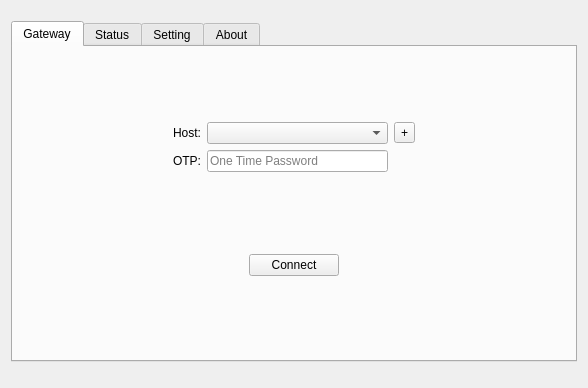
<?xml version="1.0" encoding="UTF-8"?>
<ui version="4.0">
 <class>AnyLink</class>
 <widget class="QWidget" name="AnyLink">
  <property name="geometry">
   <rect>
    <x>0</x>
    <y>0</y>
    <width>588</width>
    <height>388</height>
   </rect>
  </property>
  <property name="sizePolicy">
   <sizepolicy hsizetype="Preferred" vsizetype="Preferred">
    <horstretch>0</horstretch>
    <verstretch>0</verstretch>
   </sizepolicy>
  </property>
  <property name="windowTitle">
   <string/>
  </property>
  <layout class="QVBoxLayout" name="verticalLayout_5">
   <property name="topMargin">
    <number>6</number>
   </property>
   <property name="bottomMargin">
    <number>6</number>
   </property>
   <item>
    <spacer name="topSpacer">
     <property name="orientation">
      <enum>Qt::Vertical</enum>
     </property>
     <property name="sizeType">
      <enum>QSizePolicy::Fixed</enum>
     </property>
     <property name="sizeHint" stdset="0">
      <size>
       <width>20</width>
       <height>15</height>
      </size>
     </property>
    </spacer>
   </item>
   <item>
    <widget class="QTabWidget" name="tabWidget">
     <property name="tabShape">
      <enum>QTabWidget::Rounded</enum>
     </property>
     <property name="currentIndex">
      <number>0</number>
     </property>
     <property name="documentMode">
      <bool>false</bool>
     </property>
     <widget class="QWidget" name="tabGateway">
      <attribute name="title">
       <string>Gateway</string>
      </attribute>
      <layout class="QGridLayout" name="gridLayout">
       <item row="0" column="0" rowspan="2">
        <spacer name="verticalSpacer_3">
         <property name="orientation">
          <enum>Qt::Vertical</enum>
         </property>
         <property name="sizeHint" stdset="0">
          <size>
           <width>20</width>
           <height>40</height>
          </size>
         </property>
        </spacer>
       </item>
       <item row="0" column="1" colspan="2">
        <spacer name="horizontalSpacer_14">
         <property name="orientation">
          <enum>Qt::Horizontal</enum>
         </property>
         <property name="sizeHint" stdset="0">
          <size>
           <width>74</width>
           <height>20</height>
          </size>
         </property>
        </spacer>
       </item>
       <item row="0" column="3">
        <widget class="Loading" name="progressBar" native="true">
         <property name="minimumSize">
          <size>
           <width>90</width>
           <height>60</height>
          </size>
         </property>
        </widget>
       </item>
       <item row="0" column="4" colspan="2">
        <spacer name="horizontalSpacer_15">
         <property name="orientation">
          <enum>Qt::Horizontal</enum>
         </property>
         <property name="sizeHint" stdset="0">
          <size>
           <width>74</width>
           <height>20</height>
          </size>
         </property>
        </spacer>
       </item>
       <item row="0" column="6" rowspan="2">
        <spacer name="verticalSpacer_10">
         <property name="orientation">
          <enum>Qt::Vertical</enum>
         </property>
         <property name="sizeHint" stdset="0">
          <size>
           <width>20</width>
           <height>40</height>
          </size>
         </property>
        </spacer>
       </item>
       <item row="1" column="2" rowspan="2" colspan="3">
        <layout class="QHBoxLayout" name="horizontalLayout">
         <item>
          <layout class="QGridLayout" name="gridLayout_2">
           <item row="0" column="1">
            <widget class="QToolButton" name="buttonProfile">
             <property name="text">
              <string>+</string>
             </property>
            </widget>
           </item>
           <item row="1" column="1">
            <spacer name="verticalSpacer_2">
             <property name="orientation">
              <enum>Qt::Vertical</enum>
             </property>
             <property name="sizeHint" stdset="0">
              <size>
               <width>20</width>
               <height>18</height>
              </size>
             </property>
            </spacer>
           </item>
           <item row="0" column="0" rowspan="2">
            <layout class="QFormLayout" name="formLayout">
             <item row="0" column="0">
              <widget class="QLabel" name="label_2">
               <property name="text">
                <string>Host:</string>
               </property>
              </widget>
             </item>
             <item row="0" column="1">
              <widget class="QComboBox" name="comboBoxHost">
               <property name="minimumSize">
                <size>
                 <width>150</width>
                 <height>0</height>
                </size>
               </property>
               <property name="frame">
                <bool>true</bool>
               </property>
              </widget>
             </item>
             <item row="1" column="0">
              <widget class="QLabel" name="label">
               <property name="text">
                <string>OTP:</string>
               </property>
              </widget>
             </item>
             <item row="1" column="1">
              <widget class="QLineEdit" name="lineEditOTP">
               <property name="frame">
                <bool>true</bool>
               </property>
               <property name="echoMode">
                <enum>QLineEdit::Password</enum>
               </property>
               <property name="placeholderText">
                <string>One Time Password</string>
               </property>
              </widget>
             </item>
            </layout>
           </item>
          </layout>
         </item>
        </layout>
       </item>
       <item row="2" column="0" colspan="2">
        <spacer name="horizontalSpacer_3">
         <property name="orientation">
          <enum>Qt::Horizontal</enum>
         </property>
         <property name="sizeHint" stdset="0">
          <size>
           <width>74</width>
           <height>20</height>
          </size>
         </property>
        </spacer>
       </item>
       <item row="2" column="5" colspan="2">
        <spacer name="horizontalSpacer_5">
         <property name="orientation">
          <enum>Qt::Horizontal</enum>
         </property>
         <property name="sizeHint" stdset="0">
          <size>
           <width>74</width>
           <height>20</height>
          </size>
         </property>
        </spacer>
       </item>
       <item row="3" column="3">
        <spacer name="verticalSpacer">
         <property name="orientation">
          <enum>Qt::Vertical</enum>
         </property>
         <property name="sizeHint" stdset="0">
          <size>
           <width>20</width>
           <height>23</height>
          </size>
         </property>
        </spacer>
       </item>
       <item row="4" column="0" colspan="3">
        <spacer name="horizontalSpacer">
         <property name="orientation">
          <enum>Qt::Horizontal</enum>
         </property>
         <property name="sizeHint" stdset="0">
          <size>
           <width>157</width>
           <height>17</height>
          </size>
         </property>
        </spacer>
       </item>
       <item row="4" column="3">
        <widget class="QPushButton" name="buttonConnect">
         <property name="text">
          <string>Connect</string>
         </property>
        </widget>
       </item>
       <item row="4" column="4" colspan="3">
        <spacer name="horizontalSpacer_2">
         <property name="orientation">
          <enum>Qt::Horizontal</enum>
         </property>
         <property name="sizeHint" stdset="0">
          <size>
           <width>157</width>
           <height>17</height>
          </size>
         </property>
        </spacer>
       </item>
       <item row="5" column="3">
        <spacer name="verticalSpacer_4">
         <property name="orientation">
          <enum>Qt::Vertical</enum>
         </property>
         <property name="sizeHint" stdset="0">
          <size>
           <width>20</width>
           <height>39</height>
          </size>
         </property>
        </spacer>
       </item>
      </layout>
     </widget>
     <widget class="QWidget" name="tabStatus">
      <attribute name="title">
       <string>Status</string>
      </attribute>
      <layout class="QGridLayout" name="gridLayout_3">
       <item row="0" column="0" colspan="3">
        <layout class="QHBoxLayout" name="horizontalLayout_5">
         <item>
          <layout class="QVBoxLayout" name="verticalLayout_2">
           <item>
            <widget class="QLabel" name="label_3">
             <property name="text">
              <string>Channel Type:</string>
             </property>
            </widget>
           </item>
           <item>
            <widget class="QLabel" name="label_8">
             <property name="text">
              <string>TLS CipherSuite:</string>
             </property>
            </widget>
           </item>
           <item>
            <widget class="QLabel" name="label_9">
             <property name="text">
              <string>DTLS CipherSuite:</string>
             </property>
            </widget>
           </item>
           <item>
            <widget class="QLabel" name="label_17">
             <property name="text">
              <string>DTLS Port:</string>
             </property>
            </widget>
           </item>
           <item>
            <widget class="QLabel" name="label_4">
             <property name="text">
              <string>Server Address:</string>
             </property>
            </widget>
           </item>
           <item>
            <widget class="QLabel" name="label_6">
             <property name="text">
              <string>Local Address:</string>
             </property>
            </widget>
           </item>
           <item>
            <widget class="QLabel" name="label_5">
             <property name="text">
              <string>VPN Address:</string>
             </property>
            </widget>
           </item>
           <item>
            <widget class="QLabel" name="label_7">
             <property name="text">
              <string>MTU:</string>
             </property>
            </widget>
           </item>
           <item>
            <widget class="QLabel" name="label_10">
             <property name="text">
              <string>DNS:</string>
             </property>
            </widget>
           </item>
          </layout>
         </item>
         <item>
          <layout class="QVBoxLayout" name="verticalLayout_3">
           <item>
            <widget class="QLabel" name="labelChannelType">
             <property name="text">
              <string notr="true"/>
             </property>
             <property name="alignment">
              <set>Qt::AlignRight|Qt::AlignTrailing|Qt::AlignVCenter</set>
             </property>
             <property name="textInteractionFlags">
              <set>Qt::LinksAccessibleByMouse|Qt::TextSelectableByMouse</set>
             </property>
            </widget>
           </item>
           <item>
            <widget class="QLabel" name="labelTlsCipherSuite">
             <property name="text">
              <string notr="true"/>
             </property>
             <property name="alignment">
              <set>Qt::AlignRight|Qt::AlignTrailing|Qt::AlignVCenter</set>
             </property>
             <property name="textInteractionFlags">
              <set>Qt::LinksAccessibleByMouse|Qt::TextSelectableByMouse</set>
             </property>
            </widget>
           </item>
           <item>
            <widget class="QLabel" name="labelDtlsCipherSuite">
             <property name="text">
              <string notr="true"/>
             </property>
             <property name="alignment">
              <set>Qt::AlignRight|Qt::AlignTrailing|Qt::AlignVCenter</set>
             </property>
             <property name="textInteractionFlags">
              <set>Qt::LinksAccessibleByMouse|Qt::TextSelectableByMouse</set>
             </property>
            </widget>
           </item>
           <item>
            <widget class="QLabel" name="labelDTLSPort">
             <property name="text">
              <string notr="true"/>
             </property>
             <property name="alignment">
              <set>Qt::AlignRight|Qt::AlignTrailing|Qt::AlignVCenter</set>
             </property>
             <property name="textInteractionFlags">
              <set>Qt::LinksAccessibleByMouse|Qt::TextSelectableByMouse</set>
             </property>
            </widget>
           </item>
           <item>
            <widget class="QLabel" name="labelServerAddress">
             <property name="text">
              <string notr="true"/>
             </property>
             <property name="alignment">
              <set>Qt::AlignRight|Qt::AlignTrailing|Qt::AlignVCenter</set>
             </property>
             <property name="textInteractionFlags">
              <set>Qt::LinksAccessibleByMouse|Qt::TextSelectableByMouse</set>
             </property>
            </widget>
           </item>
           <item>
            <widget class="QLabel" name="labelLocalAddress">
             <property name="text">
              <string notr="true"/>
             </property>
             <property name="alignment">
              <set>Qt::AlignRight|Qt::AlignTrailing|Qt::AlignVCenter</set>
             </property>
             <property name="textInteractionFlags">
              <set>Qt::LinksAccessibleByMouse|Qt::TextSelectableByMouse</set>
             </property>
            </widget>
           </item>
           <item>
            <widget class="QLabel" name="labelVPNAddress">
             <property name="text">
              <string notr="true"/>
             </property>
             <property name="alignment">
              <set>Qt::AlignRight|Qt::AlignTrailing|Qt::AlignVCenter</set>
             </property>
             <property name="textInteractionFlags">
              <set>Qt::LinksAccessibleByMouse|Qt::TextSelectableByMouse</set>
             </property>
            </widget>
           </item>
           <item>
            <widget class="QLabel" name="labelMTU">
             <property name="text">
              <string notr="true"/>
             </property>
             <property name="alignment">
              <set>Qt::AlignRight|Qt::AlignTrailing|Qt::AlignVCenter</set>
             </property>
             <property name="textInteractionFlags">
              <set>Qt::LinksAccessibleByMouse|Qt::TextSelectableByMouse</set>
             </property>
            </widget>
           </item>
           <item>
            <widget class="QLabel" name="labelDNS">
             <property name="text">
              <string notr="true"/>
             </property>
             <property name="alignment">
              <set>Qt::AlignRight|Qt::AlignTrailing|Qt::AlignVCenter</set>
             </property>
             <property name="textInteractionFlags">
              <set>Qt::LinksAccessibleByMouse|Qt::TextSelectableByMouse</set>
             </property>
            </widget>
           </item>
          </layout>
         </item>
        </layout>
       </item>
       <item row="1" column="1">
        <spacer name="verticalSpacer_5">
         <property name="orientation">
          <enum>Qt::Vertical</enum>
         </property>
         <property name="sizeHint" stdset="0">
          <size>
           <width>20</width>
           <height>5</height>
          </size>
         </property>
        </spacer>
       </item>
       <item row="2" column="0">
        <spacer name="horizontalSpacer_6">
         <property name="orientation">
          <enum>Qt::Horizontal</enum>
         </property>
         <property name="sizeHint" stdset="0">
          <size>
           <width>139</width>
           <height>20</height>
          </size>
         </property>
        </spacer>
       </item>
       <item row="2" column="1">
        <widget class="QPushButton" name="buttonDetails">
         <property name="enabled">
          <bool>false</bool>
         </property>
         <property name="text">
          <string>Details</string>
         </property>
        </widget>
       </item>
       <item row="2" column="2">
        <spacer name="horizontalSpacer_7">
         <property name="orientation">
          <enum>Qt::Horizontal</enum>
         </property>
         <property name="sizeHint" stdset="0">
          <size>
           <width>138</width>
           <height>20</height>
          </size>
         </property>
        </spacer>
       </item>
      </layout>
     </widget>
     <widget class="QWidget" name="tabSetting">
      <attribute name="title">
       <string>Setting</string>
      </attribute>
      <layout class="QGridLayout" name="gridLayout_4">
       <item row="3" column="0">
        <spacer name="verticalSpacer_9">
         <property name="orientation">
          <enum>Qt::Vertical</enum>
         </property>
         <property name="sizeHint" stdset="0">
          <size>
           <width>20</width>
           <height>125</height>
          </size>
         </property>
        </spacer>
       </item>
       <item row="0" column="0">
        <layout class="QVBoxLayout" name="verticalLayout_4">
         <item>
          <widget class="QCheckBox" name="checkBoxAutoStart">
           <property name="text">
            <string>Launch AnyLink on system startup</string>
           </property>
          </widget>
         </item>
         <item>
          <widget class="QCheckBox" name="checkBoxAutoLogin">
           <property name="text">
            <string>Connect to the last used VPN when AnyLink is started</string>
           </property>
          </widget>
         </item>
         <item>
          <widget class="QCheckBox" name="checkBoxMinimize">
           <property name="text">
            <string>Minimize AnyLink on VPN connect</string>
           </property>
          </widget>
         </item>
         <item>
          <widget class="QCheckBox" name="checkBoxBlock">
           <property name="text">
            <string>Block connections to untrusted servers</string>
           </property>
          </widget>
         </item>
         <item>
          <widget class="QCheckBox" name="checkBoxDebug">
           <property name="text">
            <string>Enable Debug logging</string>
           </property>
          </widget>
         </item>
         <item>
          <widget class="QCheckBox" name="checkBoxCiscoCompat">
           <property name="text">
            <string>Cisco Protocol Compatibility</string>
           </property>
          </widget>
         </item>
         <item>
          <widget class="QCheckBox" name="checkBoxDtls">
           <property name="text">
            <string>Disable creation of DTLS channel</string>
           </property>
          </widget>
         </item>
         <item>
          <widget class="QCheckBox" name="checkBoxLang">
           <property name="text">
            <string>Use local language for the UI</string>
           </property>
          </widget>
         </item>
        </layout>
       </item>
       <item row="0" column="1">
        <spacer name="horizontalSpacer_8">
         <property name="orientation">
          <enum>Qt::Horizontal</enum>
         </property>
         <property name="sizeHint" stdset="0">
          <size>
           <width>254</width>
           <height>20</height>
          </size>
         </property>
        </spacer>
       </item>
      </layout>
     </widget>
     <widget class="QWidget" name="tabAbout">
      <attribute name="title">
       <string>About</string>
      </attribute>
      <layout class="QGridLayout" name="gridLayout_5">
       <item row="0" column="0">
        <spacer name="horizontalSpacer_12">
         <property name="orientation">
          <enum>Qt::Horizontal</enum>
         </property>
         <property name="sizeHint" stdset="0">
          <size>
           <width>64</width>
           <height>20</height>
          </size>
         </property>
        </spacer>
       </item>
       <item row="0" column="1">
        <layout class="QVBoxLayout" name="verticalLayout">
         <item>
          <layout class="QHBoxLayout" name="horizontalLayout_3">
           <item>
            <spacer name="horizontalSpacer_4">
             <property name="orientation">
              <enum>Qt::Horizontal</enum>
             </property>
             <property name="sizeHint" stdset="0">
              <size>
               <width>48</width>
               <height>20</height>
              </size>
             </property>
            </spacer>
           </item>
           <item>
            <widget class="QLabel" name="labelLogo">
             <property name="text">
              <string notr="true">&lt;html&gt;&lt;head/&gt;&lt;body&gt;&lt;h3 style=&quot; margin-top:14px; margin-bottom:12px; margin-left:0px; margin-right:0px; -qt-block-indent:0; text-indent:0px;&quot;&gt;&lt;span style=&quot; font-size:large; font-weight:700; color:#888a85;&quot;&gt;AnyLink Secure Client&lt;/span&gt;&lt;/h3&gt;&lt;/body&gt;&lt;/html&gt;</string>
             </property>
            </widget>
           </item>
           <item>
            <spacer name="horizontalSpacer_9">
             <property name="orientation">
              <enum>Qt::Horizontal</enum>
             </property>
             <property name="sizeHint" stdset="0">
              <size>
               <width>48</width>
               <height>20</height>
              </size>
             </property>
            </spacer>
           </item>
          </layout>
         </item>
         <item>
          <layout class="QHBoxLayout" name="horizontalLayout_2">
           <item>
            <spacer name="horizontalSpacer_10">
             <property name="orientation">
              <enum>Qt::Horizontal</enum>
             </property>
             <property name="sizeHint" stdset="0">
              <size>
               <width>40</width>
               <height>20</height>
              </size>
             </property>
            </spacer>
           </item>
           <item>
            <widget class="QLabel" name="label_16">
             <property name="text">
              <string notr="true">&amp;copy; 2023 &lt;a href=&quot;https://anylink.pro&quot;&gt;&lt;span style=&quot; text-decoration: underline; color:#0000ff;&quot;&gt;https://anylink.pro&lt;/span&gt;&lt;/a&gt;</string>
             </property>
             <property name="openExternalLinks">
              <bool>true</bool>
             </property>
            </widget>
           </item>
           <item>
            <spacer name="horizontalSpacer_11">
             <property name="orientation">
              <enum>Qt::Horizontal</enum>
             </property>
             <property name="sizeHint" stdset="0">
              <size>
               <width>40</width>
               <height>20</height>
              </size>
             </property>
            </spacer>
           </item>
          </layout>
         </item>
        </layout>
       </item>
       <item row="1" column="1">
        <layout class="QHBoxLayout" name="horizontalLayout_6">
         <item>
          <widget class="QPushButton" name="buttonViewLog">
           <property name="focusPolicy">
            <enum>Qt::NoFocus</enum>
           </property>
           <property name="text">
            <string>Connection logs</string>
           </property>
          </widget>
         </item>
         <item>
          <widget class="QPushButton" name="buttonSecurityTips">
           <property name="focusPolicy">
            <enum>Qt::NoFocus</enum>
           </property>
           <property name="text">
            <string>Security tips</string>
           </property>
          </widget>
         </item>
        </layout>
       </item>
       <item row="4" column="1" rowspan="2">
        <layout class="QHBoxLayout" name="horizontalLayout_7">
         <item>
          <widget class="QLabel" name="labelHelp">
           <property name="text">
            <string>&lt;a href=&quot;https://github.com/tlslink/anylink-client/issues&quot;&gt;&lt;span style=&quot; text-decoration: underline; color:#0000ff;&quot;&gt;Getting Help&lt;/span&gt;&lt;/a&gt;</string>
           </property>
           <property name="textFormat">
            <enum>Qt::AutoText</enum>
           </property>
           <property name="openExternalLinks">
            <bool>true</bool>
           </property>
          </widget>
         </item>
         <item>
          <widget class="QLabel" name="label_14">
           <property name="sizePolicy">
            <sizepolicy hsizetype="Fixed" vsizetype="Fixed">
             <horstretch>0</horstretch>
             <verstretch>0</verstretch>
            </sizepolicy>
           </property>
           <property name="maximumSize">
            <size>
             <width>128</width>
             <height>128</height>
            </size>
           </property>
           <property name="text">
            <string/>
           </property>
           <property name="pixmap">
            <pixmap resource="../icons.qrc">:/assets/donate.JPG</pixmap>
           </property>
           <property name="scaledContents">
            <bool>true</bool>
           </property>
           <property name="alignment">
            <set>Qt::AlignCenter</set>
           </property>
          </widget>
         </item>
         <item>
          <widget class="QLabel" name="labelUpdate">
           <property name="text">
            <string>&lt;a href=&quot;https://github.com/tlslink/anylink-client/releases&quot;&gt;&lt;span style=&quot; text-decoration: underline; color:#0000ff;&quot;&gt;Check Updates&lt;/span&gt;&lt;/a&gt;</string>
           </property>
           <property name="openExternalLinks">
            <bool>true</bool>
           </property>
          </widget>
         </item>
        </layout>
       </item>
       <item row="0" column="2">
        <spacer name="horizontalSpacer_13">
         <property name="orientation">
          <enum>Qt::Horizontal</enum>
         </property>
         <property name="sizeHint" stdset="0">
          <size>
           <width>65</width>
           <height>20</height>
          </size>
         </property>
        </spacer>
       </item>
       <item row="2" column="0" colspan="3">
        <widget class="Line" name="line">
         <property name="orientation">
          <enum>Qt::Horizontal</enum>
         </property>
        </widget>
       </item>
      </layout>
     </widget>
    </widget>
   </item>
   <item>
    <widget class="QLabel" name="statusBar">
     <property name="textInteractionFlags">
      <set>Qt::LinksAccessibleByMouse|Qt::TextSelectableByMouse</set>
     </property>
    </widget>
   </item>
  </layout>
 </widget>
 <customwidgets>
  <customwidget>
   <class>Loading</class>
   <extends>QWidget</extends>
   <header location="global">src/loading.h</header>
   <container>1</container>
  </customwidget>
 </customwidgets>
 <resources>
  <include location="../icons.qrc"/>
 </resources>
 <connections/>
</ui>
